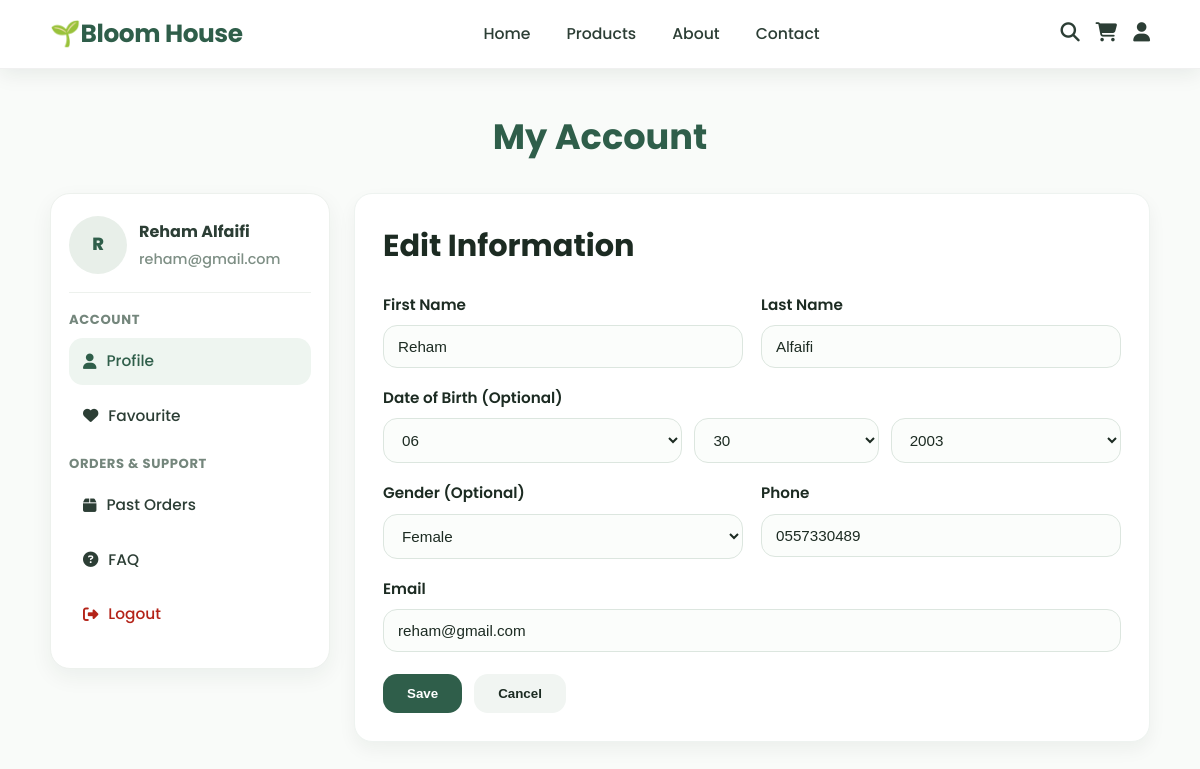
The app's page /profile.php (signed in) with its own data.
### tables this page shows
CREATE TABLE `user` (
  `user_id` int(11) NOT NULL,
  `first_name` varchar(50) NOT NULL,
  `last_name` varchar(50) NOT NULL,
  `email` varchar(100) NOT NULL,
  `password` varchar(255) NOT NULL,
  `phone` varchar(20) NOT NULL,
  `gender` varchar(10) DEFAULT NULL,
  `date_of_birth` date DEFAULT NULL
);

### profile.php (the view, shortened to what this page needs)
<?php
include "db_connect.php";
$user_id = (int) $_SESSION['user_id'];
$sql = "SELECT * FROM user WHERE user_id = ?";
$stmt = $conn->prepare($sql);
$stmt->bind_param("i", $user_id);
$stmt->execute();
$result = $stmt->get_result();
$user = $result->fetch_assoc();
$dob = $user["date_of_birth"] ?? "";
if (!empty($dob)) {
    $dob_parts = explode("-", $dob);
    $year = $dob_parts[0] ?? "";
    $month = $dob_parts[1] ?? "";
    $day = $dob_parts[2] ?? "";
} else {
    $year = "";
    $month = "";
    $day = "";
}
?>
<!DOCTYPE html>
<html lang="en">
<head>
  <link rel="stylesheet" href="css/layout.css">
  <link rel="stylesheet" href="css/profile.css">
  <link rel="stylesheet" href="https://cdnjs.cloudflare.com/ajax/libs/font-awesome/6.5.0/css/all.min.css">
</head>
<body>
<header class="header">
  <div class="header-inner">
    <a href="index.php" class="logo">🌱Bloom House</a>
    <nav class="main-nav">
      <a href="index.php" class="nav-link">Home</a>
      <a href="products.php" class="nav-link">Products</a>
      <a href="about.php" class="nav-link">About</a>
      <a href="contact.php" class="nav-link">Contact</a>
    </nav>
    <div class="header-actions">
      <a href="search.php" class="user-icon"><i class="fa-solid fa-magnifying-glass"></i></a>
      <a href="cart.php" class="cart-icon"><i class="fa-solid fa-cart-shopping"></i></a>
      <a href="profile.php" class="user-icon"><i class="fa-solid fa-user"></i></a>
    </div>
  </div>
</header>
<main class="account-page">
  <div class="container">
    <h1 class="account-main-title">My Account</h1>
    <div class="account-layout">
      <aside class="account-sidebar">
        <div class="user-box">
          <div class="user-avatar">
            <span><?php echo strtoupper(substr($user["first_name"], 0, 1)); ?></span>
          </div>
          <div class="user-meta">
            <div class="user-name">
              <?php echo htmlspecialchars($user["first_name"] . " " . $user["last_name"]); ?>
            </div>
            <div class="user-email">
              <?php echo htmlspecialchars($user["email"]); ?>
            </div>
          </div>
        </div>
        <div class="sidebar-section-title">ACCOUNT</div>
        <ul class="sidebar-menu">
          <li><a href="profile.php" class="active"><i class="fa-solid fa-user"></i> Profile</a></li>
          <li><a href="favourites.php"><i class="fa-solid fa-heart"></i> Favourite</a></li>
        </ul>
        <div class="sidebar-section-title">ORDERS & SUPPORT</div>
        <ul class="sidebar-menu">
          <li><a href="past-orders.php"><i class="fa-solid fa-box"></i> Past Orders</a></li>
          <li><a href="faq.php"><i class="fa-solid fa-circle-question"></i> FAQ</a></li>
          <li>
            <a href="logout.php" class="logout-link">
              <i class="fa-solid fa-right-from-bracket"></i> Logout
            </a>
          </li>
        </ul>
      </aside>
      <section class="profile-card">
        <h2 class="profile-card-title">Edit Information</h2>
        <form class="profile-form" method="POST" action="profile.php">
          <div class="form-group">
            <label for="firstName">First Name</label>
            <input type="text" id="firstName" name="first_name"
              value="<?php echo htmlspecialchars($user["first_name"]); ?>" required>
          </div>
          <div class="form-group">
            <label for="lastName">Last Name</label>
            <input type="text" id="lastName" name="last_name"
              value="<?php echo htmlspecialchars($user["last_name"]); ?>" required>
          </div>
          <div class="form-group full-width">
    <label>
        Date of Birth <span class="optional">(Optional)</span>
    </label>
    <div class="dob-grid">
        <select name="month">
            <?php
            for ($m = 1; $m <= 12; $m++) {
                $value = str_pad($m, 2, "0", STR_PAD_LEFT);
                $selected = ($value == $month) ? "selected" : "";
                echo "<option value='$value' $selected>$value</option>";
            }
            ?>
        </select>
        <select name="day">
            <?php
            for ($d = 1; $d <= 31; $d++) {
                $value = str_pad($d, 2, "0", STR_PAD_LEFT);
                $selected = ($value == $day) ? "selected" : "";
                echo "<option value='$value' $selected>$value</option>";
            }
            ?>
        </select>
        <select name="year">
            <?php
            for ($y = 1980; $y <= 2010; $y++) {
                $selected = ($y == $year) ? "selected" : "";
                echo "<option value='$y' $selected>$y</option>";
            }
            ?>
        </select>
    </div>
</div>
<div class="form-group">
    <label for="gender">
        Gender <span class="optional">(Optional)</span>
    </label>
    <select id="gender" name="gender">
        <option value="Female"
            <?php if (($user["gender"] ?? '') == "Female") echo "selected"; ?>>
            Female
        </option>
    </select>
</div>
        <div class="form-group">
  <label for="phone">Phone</label>
  <input type="text"
         id="phone"
         name="phone"
         maxlength="10"
         pattern="[0-9]{10}"
         inputmode="numeric"
         value="<?php echo htmlspecialchars($user["phone"]); ?>"
         required>
</div>
          <div class="form-group full-width">
            <label for="email">Email</label>
            <input type="email" id="email" name="email"
              value="<?php echo htmlspecialchars($user["email"]); ?>" required>
          </div>
          <div class="form-actions full-width">
            <button type="submit" class="btn-save">Save</button>
            <button type="reset" class="btn-cancel">Cancel</button>
          </div>
        </form>
      </section>
    </div>
  </div>
</main>
</body>
</html>

### css/layout.css (style rules this page uses)
* { margin: 0; padding: 0; box-sizing: border-box; }
:root { --muted: #6B7D73; }
body { font-family: 'Poppins', sans-serif; background-color: #f9fbf9; color: #1c2b22; line-height: 1.6; overflow-x: hidden; }
.container { width: min(1100px, 92%); margin: 0 auto; }
.header { background: rgba(255, 255, 255, 0.95); backdrop-filter: blur(10px); box-shadow: 0 5px 20px rgba(0, 40, 20, 0.08); position: sticky; top: 0; z-index: 1000; border-bottom: 1px solid rgba(0, 0, 0, 0.06); }
.header-inner { width: min(1100px, 92%); margin: 0 auto; padding: 14px 0; display: flex; align-items: center; justify-content: space-between; gap: 18px; }
.logo { text-decoration: none; color: #2f5e4a; font-weight: 700; font-size: 1.55rem; letter-spacing: -0.4px; white-space: nowrap; }
.main-nav { display: flex; align-items: center; gap: 2rem; }
.nav-link { text-decoration: none; color: #2c3e35; font-weight: 500; font-size: 0.98rem; position: relative; padding: 4px 2px; transition: color 0.3s; }
.nav-link::after { content: ""; position: absolute; bottom: -6px; left: 0; width: 0%; height: 2px; background: #266047; transition: width 0.3s; }
.header-actions { display: flex; align-items: center; gap: 1rem; }
.cart-icon, .user-icon { color: #2c3e35; font-size: 1.2rem; transition: color 0.3s; text-decoration: none; }
.account-page { padding: 40px 0 70px; background: #f9fbf9; }
.account-main-title { text-align: center; color: #2f5e4a; font-size: 2.2rem; margin-bottom: 28px; font-weight: 700; }
.account-layout { display: grid; grid-template-columns: 280px 1fr; gap: 24px; align-items: start; }
.account-sidebar { background: #fff; border: 1px solid #edf1ed; border-radius: 20px; padding: 22px 18px; box-shadow: 0 8px 22px rgba(25, 55, 36, 0.06); }
.user-box { display: flex; align-items: center; gap: 12px; padding-bottom: 18px; border-bottom: 1px solid #edf1ed; margin-bottom: 16px; }
.user-avatar { width: 58px; height: 58px; border-radius: 50%; background: #e8efe9; display: flex; align-items: center; justify-content: center; flex: 0 0 58px; }
.user-avatar span { font-weight: 800; color: #2f5e4a; font-size: 1.1rem; line-height: 1; }
.user-meta { display: flex; flex-direction: column; gap: 3px; }
.user-name { font-weight: 700; color: #2c3e35; font-size: 1rem; }
.user-email { color: #7e8f85; font-size: 0.9rem; font-weight: 500; }
.sidebar-section-title { font-size: 0.82rem; color: #74867c; font-weight: 700; margin: 14px 0 8px; letter-spacing: 0.6px; }
.sidebar-menu { list-style: none; padding: 0; margin: 0; }
.sidebar-menu li { margin-bottom: 8px; }
.sidebar-menu a { display: flex; align-items: center; gap: 10px; text-decoration: none; color: #2c3e35; padding: 11px 14px; border-radius: 14px; font-size: 0.96rem; font-weight: 500; transition: 0.3s; }
.sidebar-menu a:hover, .sidebar-menu a.active { background: #eef5f0; color: #2f5e4a; }
.sidebar-menu a.logout-link { color: #b42318; }

### css/profile.css (style rules this page uses)
:root { --green: #2F5E4A; --green-light: #3F7A60; --border: #eef3f0; --text-dark: #1C2B22; --text-light: #6B7D73; }
.profile-card { background: #fff; border: 1px solid var(--border); border-radius: 18px; padding: 28px; box-shadow: 0 8px 18px rgba(0, 40, 20, 0.05); }
.profile-card-title { font-size: 1.9rem; color: var(--text-dark); margin-bottom: 22px; font-weight: 700; }
.profile-form { display: grid; grid-template-columns: 1fr 1fr; gap: 18px; }
.form-group { display: flex; flex-direction: column; }
.form-group label { margin-bottom: 8px; font-weight: 600; color: var(--text-dark); font-size: 0.95rem; }
.form-group input, .form-group select { border: 1px solid #dce6df; background: #fbfdfb; border-radius: 14px; padding: 12px 14px; font-size: 0.95rem; color: var(--text-dark); outline: none; transition: 0.25s; }
.full-width { grid-column: 1 / -1; }
.dob-grid { display: grid; grid-template-columns: 1.3fr 0.8fr 1fr; gap: 12px; }
.form-actions { display: flex; gap: 12px; margin-top: 4px; }
.btn-save, .btn-cancel { border: none; border-radius: 14px; padding: 12px 24px; font-weight: 600; cursor: pointer; transition: 0.25s; }
.btn-save { background: var(--green); color: #fff; }
.btn-cancel { background: #f1f5f2; color: var(--text-dark); }

### records on screen
user: first_name "R", first_name+last_name "Reham Alfaifi", email "reham@gmail.com", first_name "Reham", last_name "Alfaifi", gender "Female", phone "0557330489"

### other values on screen
form field month "06"
form field day "30"
form field year "2003"
